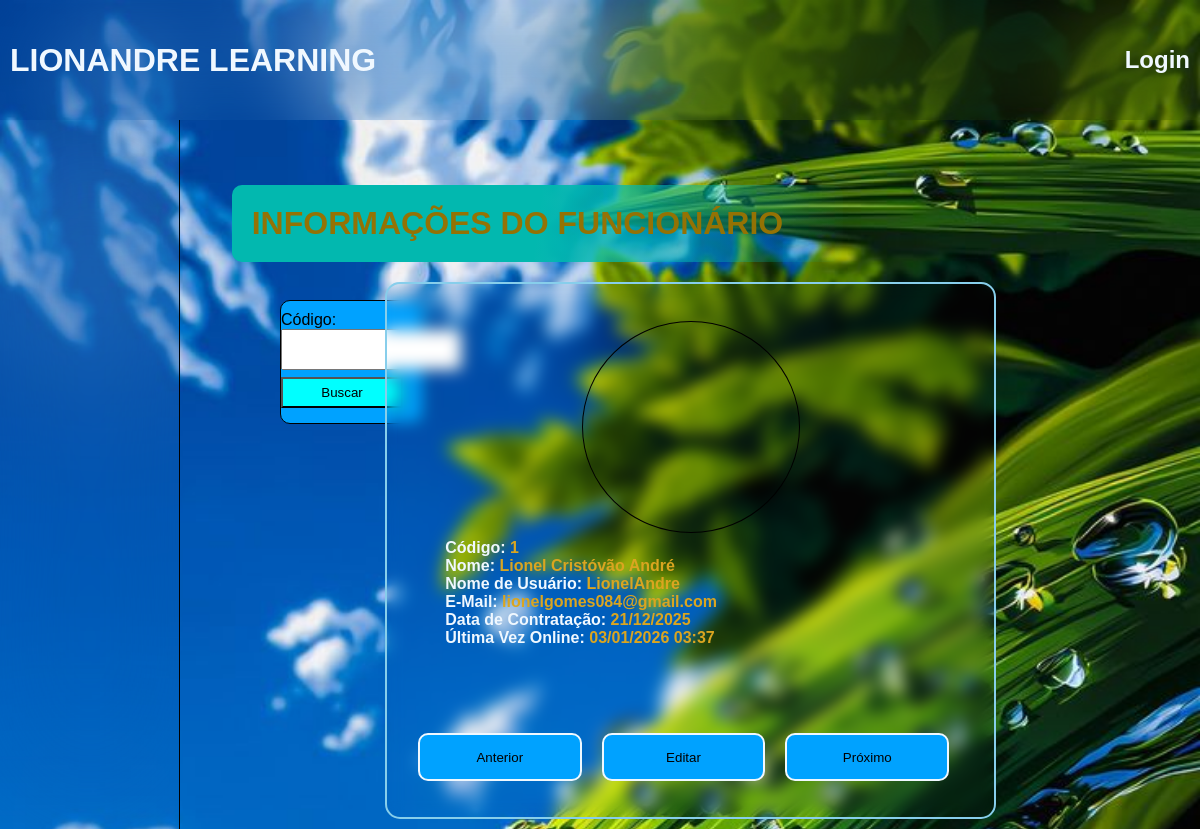
/verfuncionario/1, run on an earlier commit of the app's database.
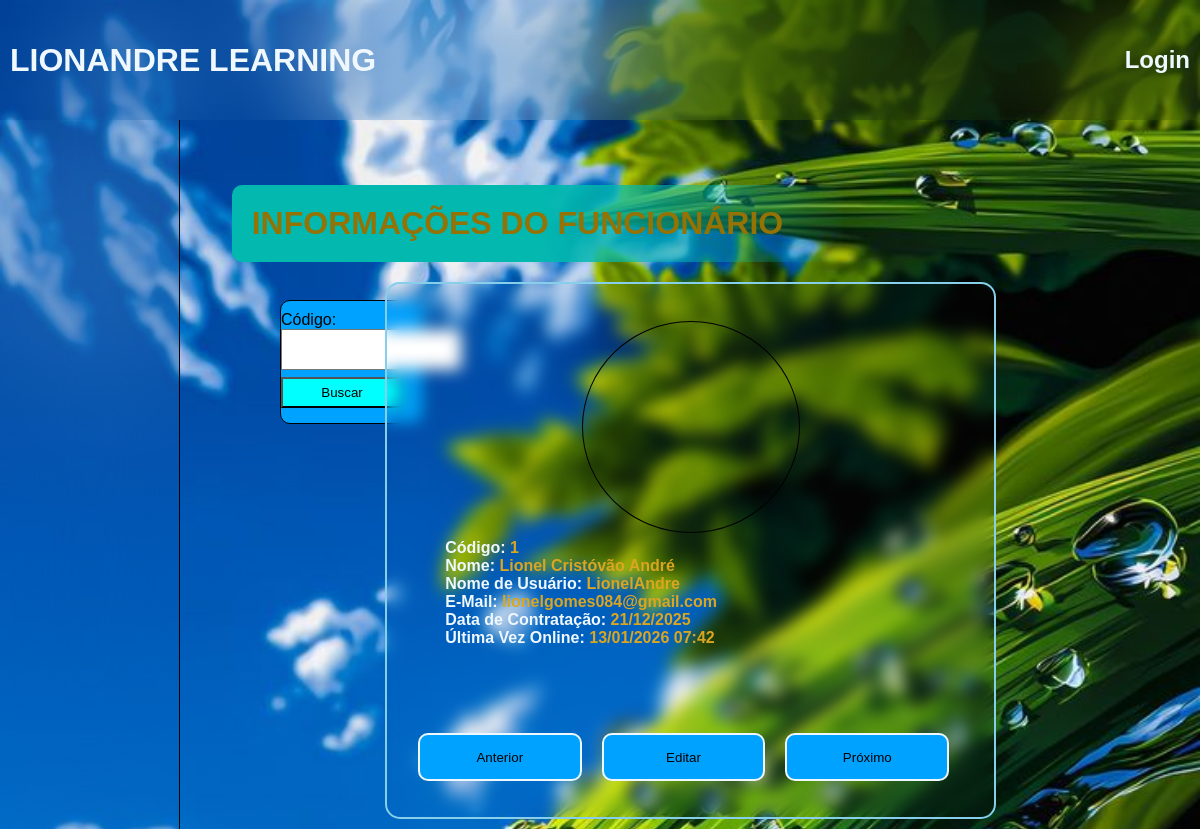
And on a later commit of the database.
### alunos/models.py (models this page shows, shortened)
class Usuario(AbstractUser):
    nome = models.CharField(max_length=255)
    email = models.EmailField(unique=True)
    USERNAME_FIELD = 'username'
    REQUIRED_FIELDS = ['nome', 'email']

### alunos/views.py (the view)
# urls.py: path('verfuncionario/<int:id>', views.verFuncionario, name='funcionario'),
def verFuncionario(request, id):
    if request.method == 'POST':
        codigo = int(request.POST.get('id'))
        if Usuario.objects.filter(id=codigo).exists():
            usuario = Usuario.objects.get(id=codigo)
            return render(request, 'aluno/funcionarios.html', {'usuario' : usuario})
        else:
            return render(request, 'aluno/funcionarios.html', {'usuario' : usuario})
    else:
        usuario = Usuario.objects.get(id=id)
        return render(request, 'aluno/funcionarios.html', {'usuario' : usuario})

### alunos/templates/aluno/funcionarios.html (shortened to what this page needs)
{% extends 'aluno/layout/base.html' %}
{% block content %}
{% load static %}
    <form action="{% url 'funcionario' 1 %}" method="POST" style="width: 12%; height: 15%; border-radius: 10px;
    position: absolute; left: 280px; top: 300px; border: 1px solid black; display: flex; flex-direction: column;
    gap: 10px; padding: 10px 0; background-color: rgb(0, 162, 255);">
        <div style="height: 40%; margin-bottom: 15px;">
            <label for="cod">Código:</label>
            <input type="number" id="cod" name="id" style="height: 100%;" required>
        </div>
        <button type="submit" style="width: 86%; height: 30%; background-color: aqua;">Buscar</button>
    </form>
    <div class="page" style="margin-top: 20px;">
        <h1 style="color: rgb(148, 114, 4);">INFORMAÇÕES DO FUNCIONÁRIO</h1>
    </div>
    <div class="detalhes" id="changes">
        <div class="foto">
            <img src="{% static 'css/img/Passe.png' %}" alt="erro" class="passe">
        </div>
        <div class="informa">
            <h4>Código: <span>{{ usuario.id }}</span></h4>
            <h4>Nome: <span>{{ usuario.nome }}</span></h4>
            <h4>Nome de Usuário: <span>{{ usuario.username }}</span></h4>
            <h4>E-Mail: <span>{{ usuario.email }}</span></h4>
            <h4>Data de Contratação: <span>{{ usuario.date_joined | date:'d/m/Y'}}</span></h4>
            <h4>Última Vez Online: <span>{{ usuario.last_login | date:'d/m/Y h:i'}}</span></h4>
        </div>
        <div style="height: 6vh; display: flex; width: 100%; gap: 20px;">
            <button style="background: gainsboro; width: 30%; height: 100%;
            border: 2px solid aliceblue; border-radius: 10px; background: rgb(0, 162, 255);">
                <a href="{% url 'anterior_funcionario' usuario.id %}" style="color: black;">Anterior</a>
            </button>
            <button style="background: gainsboro; width: 30%; height: 100%;
            border: 2px solid aliceblue; border-radius: 10px; background: rgb(0, 162, 255);">
                <a href="{% url 'abaRegistroEdite' usuario.id %}" style="color: black;">Editar</a>
            </button>
            <button style="background: gainsboro; width: 30%; height: 100%;
            border: 2px solid aliceblue; border-radius: 10px; background: rgb(0, 162, 255);">
                <a href="{% url 'proximo_funcionario' usuario.id %}" style="color: black;">Próximo</a>
            </button>
        </div>
    </div>
{% endblock %}

What changed in the data, as far as the page shows it:
changed Usuario "Lionel Cristóvão André": last_login "03/01/2026 03:37" → "13/01/2026 07:42"
